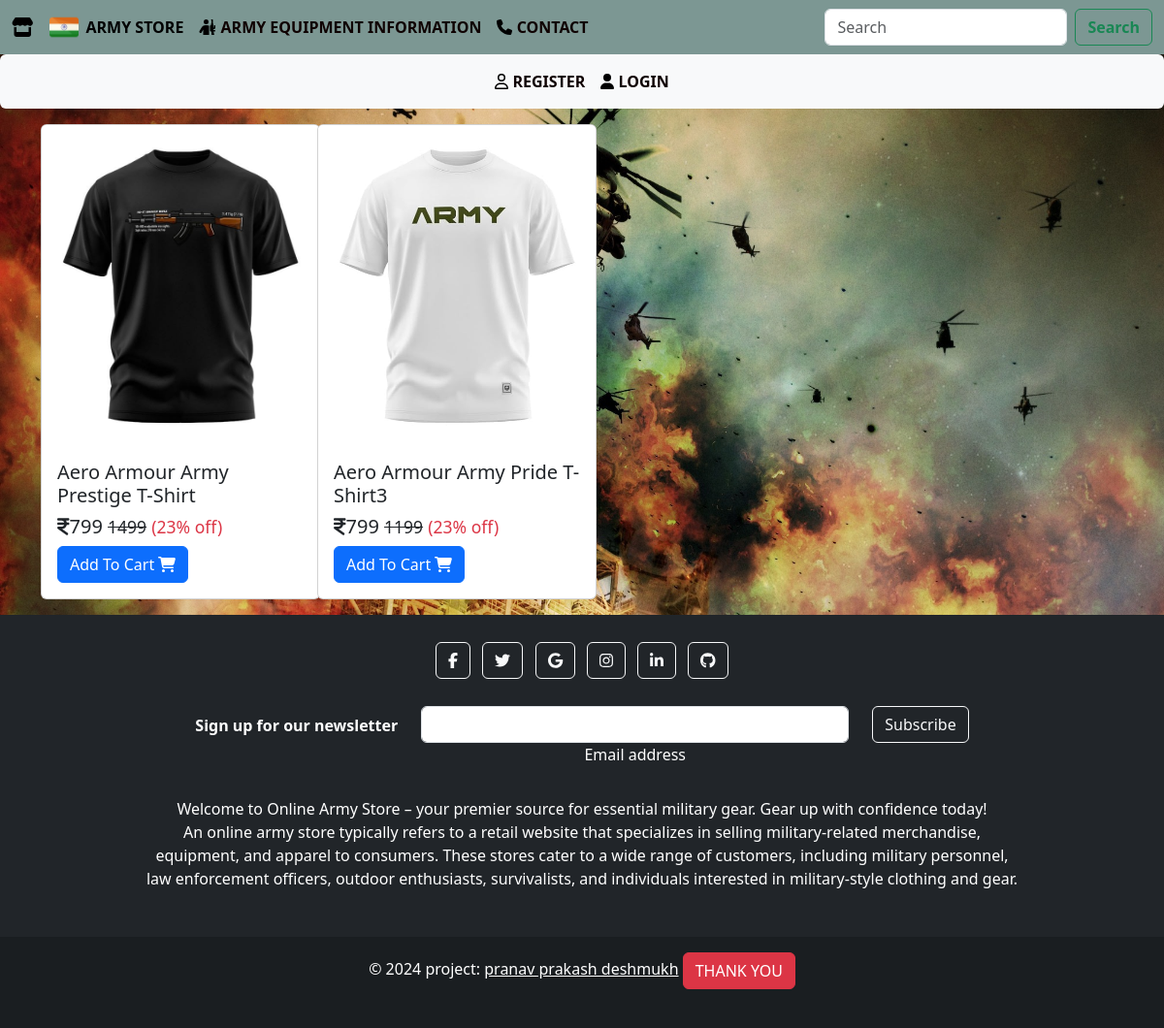
The app's page /tshirt with its own data.
### army/models.py (models this page shows, shortened)
class Store(models.Model):
    CATEGORY_CHOICES = [
        ('TSHIRT', 'Tshirt'),
        ('PANT', 'pant'),
        ('SHOES', 'Shoes'),
        ('WATCH', 'Watch'),
        ('JACKET', 'jacket'),
        ('BAGS', 'Bags'),
    ]
    name = models.CharField(max_length=100)
    category = models.CharField(max_length=20, choices=CATEGORY_CHOICES)
    small_description=models.CharField(max_length=300)
    description=models.TextField()
    selling_price = models.IntegerField()
    discounted_price = models.IntegerField()
    percentage = models.IntegerField(default=0)
    price_and_quantity_total = models.IntegerField(default=0)
    Store_image =models.ImageField(upload_to='Store_images')  # As we are using image field we have to intall 'pillow'. And we have to Define MEDIA_URL in settings.py file so that all folder should save in media directory

### army/views.py (the view)
# urls.py: path('tshirt',views.TshirtView.as_view(),name='tshirt'),
class TshirtView(View):
    def get(self,request):
        tshirt = Store.objects.filter(category='TSHIRT')
        return render(request,'tshirt.html',{'tshirt':tshirt})

### army/templates/tshirt.html (shortened to what this page needs)
{% extends "army.html" %}
{% load static %}
{% block content %}
<div class="container mr-3 ">
    <div class="row">
        {% for ts in tshirt %}
      <div class="col-sm-3 mb-3 mt-3">
        <div class="card " style="width: 18rem;">
          <img src="{{ts.Store_image.url}}" class="card-img-top" alt="...">
          <div class="card-body">
            <h5 class="card-title">{{ts.name}}</h5>
            <h5 class="font-weight-bold text-dark "><i class="fa-solid fa-indian-rupee-sign"></i>{{ts.discounted_price}} <small class="fw-light rupee">{{ts.selling_price}}</small> <small class="text-danger">(23% off)</small></h5>
            <a href="{% url "storedetails" ts.id %}" class="btn btn-primary">Add To Cart <i class="fa-solid fa-cart-shopping"></i></a>
          </div>
        </div>
      </div>
      {% endfor %}
    </div>
</div>
{% endblock content %}

### army/static/army/css/army.css (style rules this page uses)
.card-img-top { height: 330px; }
.rupee ,.cart-selling-price { text-decoration:line-through; }

### records on screen
Store: Store_image (picture), name "Aero Armour Army Prestige T-Shirt", discounted_price "799", selling_price "1499"
Store: Store_image (picture), name "Aero Armour Army Pride T-Shirt3", discounted_price "799", selling_price "1199"
